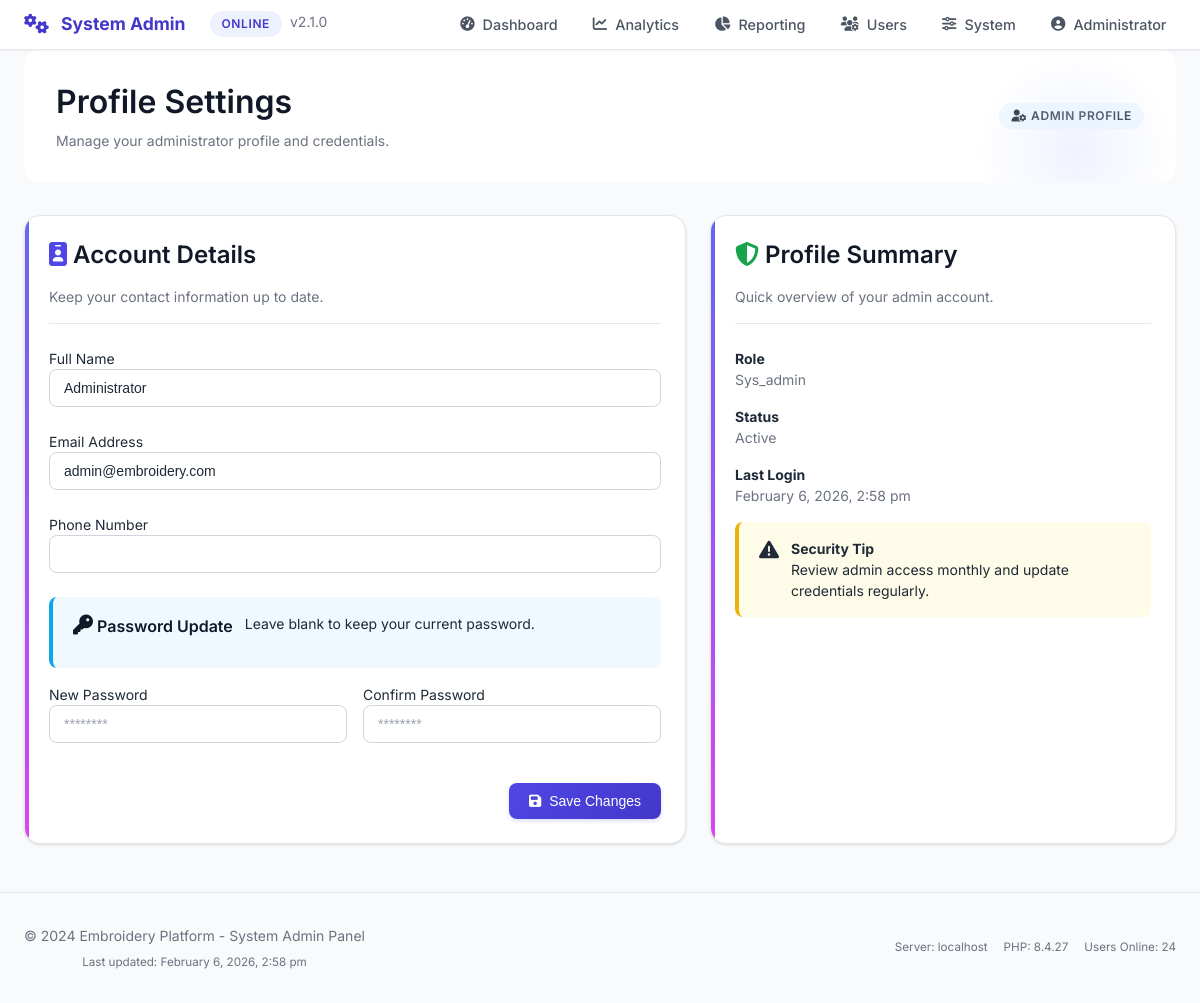
Page /sys_admin/profile.php (signed in) on the committed database.
### tables this page shows
CREATE TABLE `users` (
  `id` int(11) NOT NULL,
  `fullname` varchar(100) DEFAULT NULL,
  `email` varchar(100) DEFAULT NULL,
  `password` varchar(255) DEFAULT NULL,
  `role` enum('sys_admin','staff','owner','hr','client') DEFAULT 'client',
  `status` enum('pending','active','inactive','rejected') DEFAULT 'active',
  `created_at` timestamp NOT NULL DEFAULT current_timestamp(),
  `email_verified` tinyint(1) DEFAULT 0,
  `phone` varchar(20) DEFAULT NULL,
  `phone_verified` tinyint(1) DEFAULT 0,
  `last_login` datetime DEFAULT NULL
);

### sys_admin/profile.php (the view, shortened to what this page needs)
<?php
require_once '../config/db.php';
require_once 'partials.php';
$userId = $_SESSION['user']['id'];
$profileStmt = $pdo->prepare("SELECT id, fullname, email, phone, role, status FROM users WHERE id = ?");
$profileStmt->execute([$userId]);
$profile = $profileStmt->fetch();
?>
<!DOCTYPE html>
<html lang="en">
<head>
    <link rel="stylesheet" href="../assets/css/style.css">
    <link rel="stylesheet" href="https://cdnjs.cloudflare.com/ajax/libs/font-awesome/6.4.0/css/all.min.css">
</head>
<body>
    <div class="container">
        <div class="dashboard-header fade-in">
            <div class="d-flex justify-between align-center">
                <div>
                    <h2>Profile Settings</h2>
                    <p class="text-muted">Manage your administrator profile and credentials.</p>
                </div>
                <span class="badge badge-info"><i class="fas fa-user-cog"></i> Admin Profile</span>
            </div>
        </div>
        <div class="profile-grid">
            <div class="card profile-card">
                <div class="card-header">
                    <h3><i class="fas fa-id-badge text-primary"></i> Account Details</h3>
                    <p class="text-muted">Keep your contact information up to date.</p>
                </div>
                <form method="POST">
                    <div class="form-group">
                        <label>Full Name</label>
                        <input type="text" name="fullname" class="form-control" value="<?php echo htmlspecialchars($profile['fullname'] ?? ''); ?>" required>
                    </div>
                    <div class="form-group">
                        <label>Email Address</label>
                        <input type="email" name="email" class="form-control" value="<?php echo htmlspecialchars($profile['email'] ?? ''); ?>" required>
                    </div>
                    <div class="form-group">
                        <label>Phone Number</label>
                        <input type="text" name="phone" class="form-control" value="<?php echo htmlspecialchars($profile['phone'] ?? ''); ?>">
                    </div>
                    <div class="alert alert-info">
                        <h6><i class="fas fa-key"></i> Password Update</h6>
                        <p class="mb-0">Leave blank to keep your current password.</p>
                    </div>
                    <div class="row" style="display: flex; gap: 1rem;">
                        <div class="form-group" style="flex: 1;">
                            <label>New Password</label>
                            <input type="password" name="password" class="form-control" placeholder="********"
                                   minlength="8"
                                   pattern="(?=.*[a-z])(?=.*[A-Z])(?=.*[0-9])(?=.*[^a-zA-Z0-9]).{8,}">
                        </div>
                        <div class="form-group" style="flex: 1;">
                            <label>Confirm Password</label>
                            <input type="password" name="confirm_password" class="form-control" placeholder="********"
                                   minlength="8">
                        </div>
                    </div>
                    <div class="text-right mt-3">
                        <button type="submit" class="btn btn-primary">
                            <i class="fas fa-save"></i> Save Changes
                        </button>
                    </div>
                </form>
            </div>
            <div class="card summary-card">
                <div class="card-header">
                    <h3><i class="fas fa-shield-alt text-success"></i> Profile Summary</h3>
                    <p class="text-muted">Quick overview of your admin account.</p>
                </div>
                <div class="d-flex flex-column gap-3">
                    <div>
                        <strong>Role</strong>
                        <p class="text-muted mb-0"><?php echo ucfirst($profile['role'] ?? 'sys_admin'); ?></p>
                    </div>
                    <div>
                        <strong>Status</strong>
                        <p class="text-muted mb-0"><?php echo ucfirst($profile['status'] ?? 'active'); ?></p>
                    </div>
                    <div>
                        <strong>Last Login</strong>
                        <p class="text-muted mb-0"><?php echo date('F j, Y, g:i a'); ?></p>
                    </div>
                    <div class="alert alert-warning">
                        <i class="fas fa-exclamation-triangle"></i>
                        <div>
                            <strong>Security Tip</strong>
                            <p class="mb-0">Review admin access monthly and update credentials regularly.</p>
                        </div>
                    </div>
                </div>
            </div>
        </div>
    </div>
</body>
</html>

### sys_admin/profile.php (style rules this page uses)
.profile-grid { display: grid; grid-template-columns: repeat(12, 1fr); gap: 1.5rem; margin: 2rem 0; }
.profile-card { grid-column: span 7; }
.summary-card { grid-column: span 5; }

### rows in the picture
users: fullname "Administrator", email "admin@embroidery.com", role "Sys_admin", status "Active"

### other values in the picture
$item['label'] "Dashboard"
$item['label'] "Analytics"
$item['label'] "Reporting"
$userName "Administrator"
$_SERVER['SERVER_NAME'] "localhost"
phpversion() "8.4.27"
